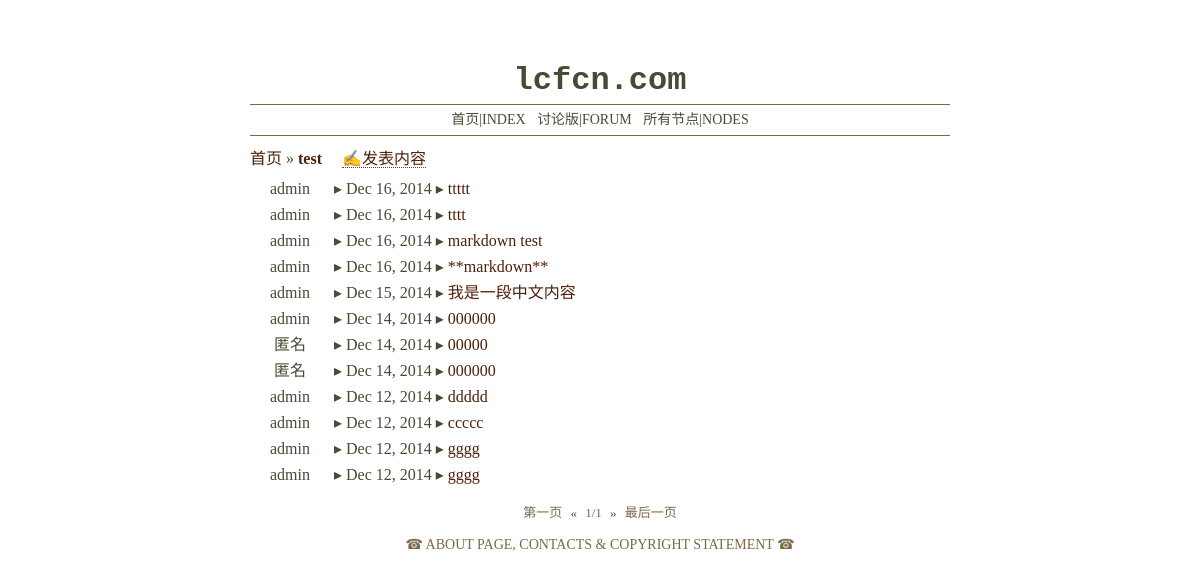
Before: /forum/node/1/ with the older database file.
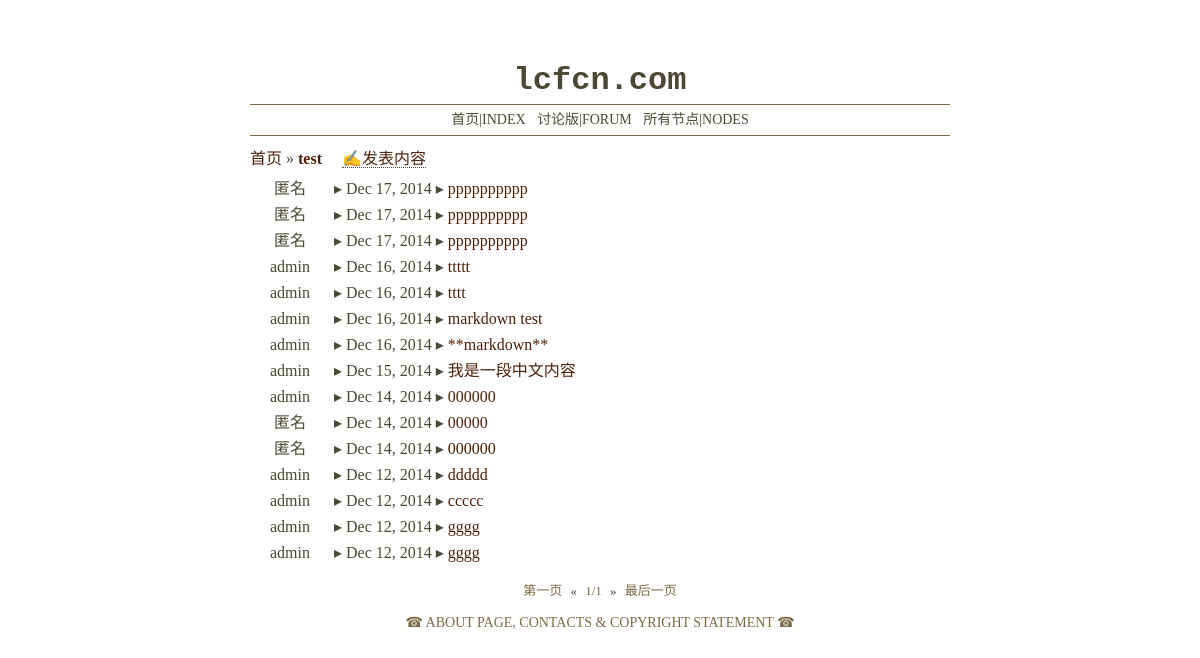
After: the same page with the newer database file.
### forum/models.py (models this page shows, shortened)
class PostBase(DateTimeBase):
    title = models.CharField(max_length=200, error_messages={
        'blank': u"标题不能为空",
        'null': u"标题不能为空",
        'invalid': u"您输入了一个无效的标题，标题的长度请控制在100个字符内"
    }, help_text=u"☞标题为必填且不能超过100个字符",
                             verbose_name=u"标题")
    content = models.TextField(blank=True, null=True,
                               help_text=u"☞正文可以留空，但不要输入无意义的内容",
                               verbose_name=u"正文")
    author = models.ForeignKey(User, blank=True, null=True, related_name='%(class)s', on_delete=models.SET_NULL)
    content_md = models.TextField(blank=True, null=True)
    bygod = models.BooleanField(blank=True, default=False,
                                help_text=u"☞将这篇文章归入管理员文集",
                                verbose_name=u"归档")
    class Meta:
        abstract = True

class Post(PostBase):
    node = models.ForeignKey(NodeTag, null=True, related_name='posts', on_delete=models.SET_NULL)

### forum/views.py (the view)
# urls.py: url(r'^forum/node/(?P<pk>\d+)/$', views.NodetagDetail.as_view(), name='nodetag-detail'),
class NodetagDetail(ListView):
    model = Post
    template_name = 'forum/nodetag/detail.html'
    paginate_by = 25
    page_kwarg = 'p'
    def get_queryset(self):
        all_posts = super(NodetagDetail, self).get_queryset()
        posts_belong_to_this_node = all_posts.filter(node=self.kwargs['pk'])
        return posts_belong_to_this_node
    def get_context_data(self, **kwargs):
        context = super(NodetagDetail, self).get_context_data(**kwargs)
        context['nodetag'] = get_object_or_404(NodeTag, pk=self.kwargs['pk'])
        return context

### forum/templates/forum/nodetag/detail.html (shortened to what this page needs)
{% extends "forum/base.html" %}
{% load i18n %}
    {% block container %}
        <div class="guide-bar">
            <a href="/">首页</a>
            »
            <a href="{% url 'nodetag-detail' pk=nodetag.pk %}"><b>{{ nodetag.name }}</b></a>
            <span><a href="{% url 'nodetag-post' pk=nodetag.pk %}">✍发表内容</a></span>
        </div>
        <div id="thread-list">
            {% for post in object_list reversed %}
            <div class="thread-item">
                <span class="thread-author">{{ post.author.username|default:"匿名" }}</span>
                ▸
                <span class="thread-created">{% language 'en' %}{{ post.created|date:"M d, Y" }}{% endlanguage %}</span>
                ▸
                <span class="thread-title">
                    <a href="{% url 'post-detail' pk=post.pk %}">{{ post.title }}</a>
                </span>
            </div>
            {% endfor %}
        </div>
        <div id="page-navi">
            <a href="{% url 'nodetag-detail' pk=nodetag.pk %}">第一页</a>
            «
            <span>{{ page_obj.number }}/{{ paginator.num_pages }}</span>
            »
            <a href="{% url 'nodetag-detail' pk=nodetag.pk %}?p=last">最后一页</a>
        </div>
    {% endblock %}

Changed rows visible on the page:
added Post: author.username "匿名", created "Dec 17, 2014", title "pppppppppp"
added Post: author.username "匿名", created "Dec 17, 2014", title "pppppppppp"
added Post: author.username "匿名", created "Dec 17, 2014", title "pppppppppp"
